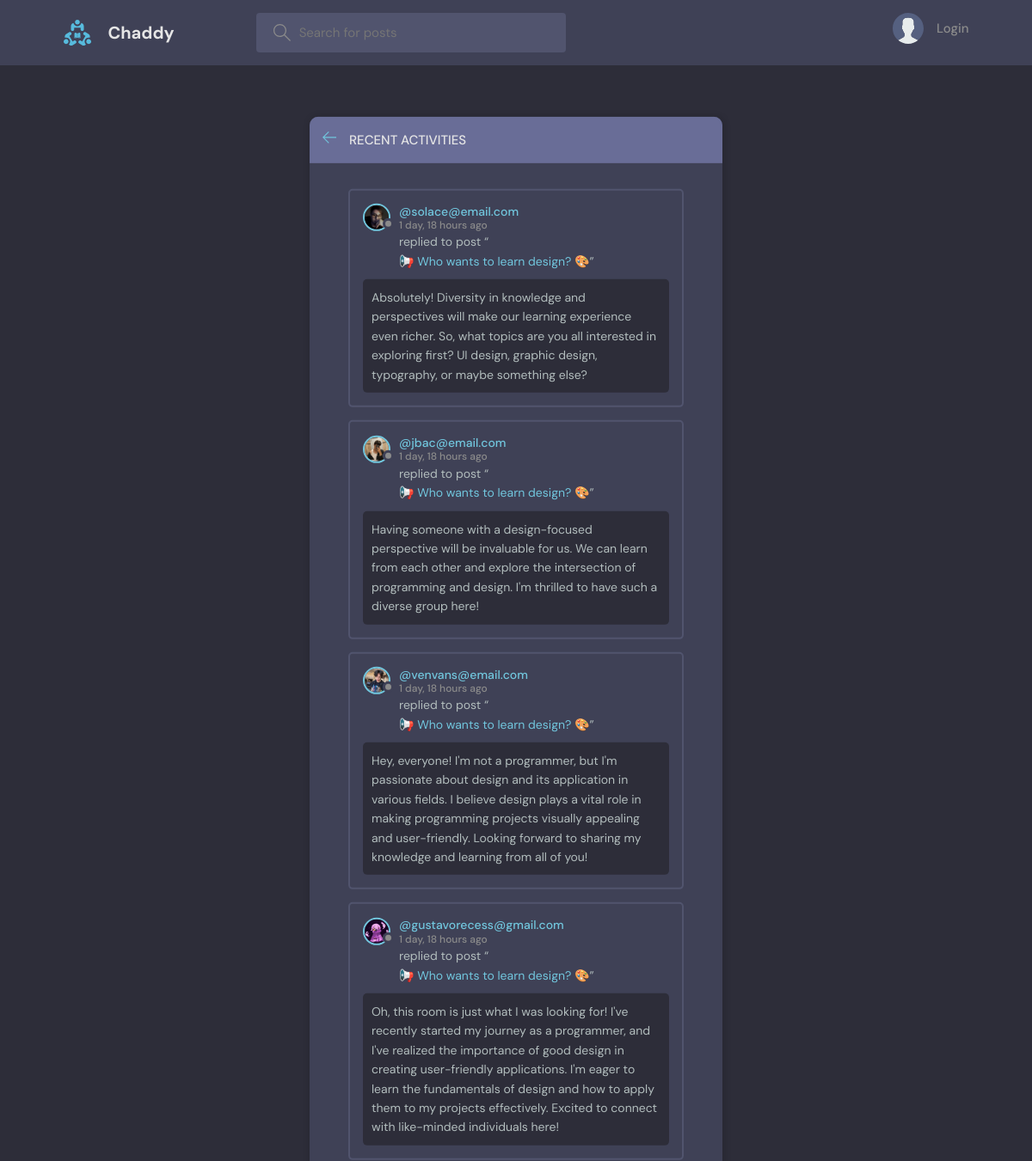
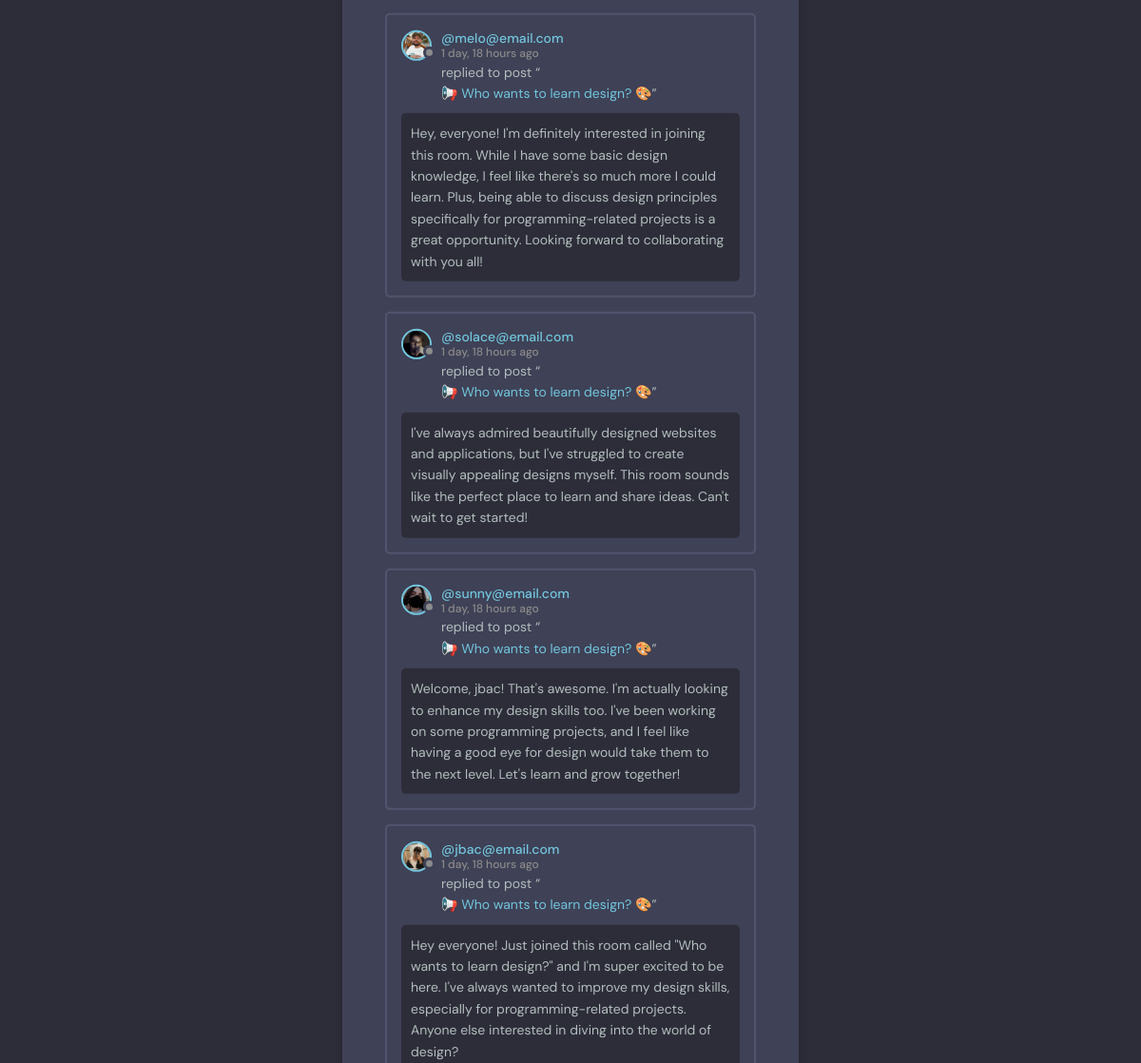
The page /activity/ on the database its author committed (2 pictures, top to bottom).
### base/models.py (models this page shows, shortened)
class Message(models.Model):
    user = models.ForeignKey(User, on_delete=models.CASCADE)
    room = models.ForeignKey(Room, on_delete=models.CASCADE)
    body = models.TextField()
    updated = models.DateTimeField(auto_now=True)
    created = models.DateTimeField(auto_now_add=True)
    class Meta:
        ordering = ['-updated', '-created']

class User(AbstractUser):
    name = models.CharField(max_length=200, null=True)
    email = models.EmailField(unique=True, null=True)
    bio = models.TextField(null=True)
    avatar = models.ImageField(null=True, default="avatar.svg")
    USERNAME_FIELD = 'email'
    REQUIRED_FIELDS = []

class Room(models.Model):
    host = models.ForeignKey(User, on_delete=models.SET_NULL, null=True)
    topic = models.ForeignKey(Topic, on_delete=models.SET_NULL, null=True)
    name = models.CharField(max_length=200)
    description = models.TextField(null=True, blank=True)
    participants = models.ManyToManyField(
        User, related_name='participants', blank=True)
    updated = models.DateTimeField(auto_now=True)
    created = models.DateTimeField(auto_now_add=True)
    class Meta:
        ordering = ['-updated', '-created']
    def __str__(self):
        return self.name

### base/views.py (the view)
# urls.py: path('activity/', views.activityPage, name="activity"),
def activityPage(request):
    room_messages = Message.objects.all()
    return render(request, 'base/activity.html', {'room_messages': room_messages})

### base/templates/base/activity.html (shortened to what this page needs)
{% extends 'main.html' %}
{% block content %}
<main class="layout">
  <div class="container">
    <div class="layout__box">
      <div class="layout__boxHeader">
        <div class="layout__boxTitle">
          <a href="{% url 'home' %}">
            <svg version="1.1" xmlns="http://www.w3.org/2000/svg" width="32" height="32" viewBox="0 0 32 32">
              <title>arrow-left</title>
              <path
                d="M13.723 2.286l-13.723 13.714 13.719 13.714 1.616-1.611-10.96-10.96h27.625v-2.286h-27.625l10.965-10.965-1.616-1.607z">
              </path>
              </path>
            </svg>
          </a>
          <h3>Recent Activities</h3>
        </div>
      </div>
      <div class="activities-page layout__body">
        {% for message in room_messages %}
        <div class="activities__box">
          <div class="activities__boxHeader roomListRoom__header">
            <a href="{% url 'user-profile' message.user.id %}" class="roomListRoom__author">
              <div class="avatar avatar--small">
                <img src="{{message.user.avatar.url}}" />
              </div>
              <p>
                @{{message.user}}
                <span>{{message.created|timesince}} ago</span>
              </p>
            </a>
          </div>
          <div class="activities__boxContent">
            <p>replied to post “<a href="{% url 'room' message.room.id %}">{{message.room}}</a>”</p>
            <div class="activities__boxRoomContent">
              {{message.body}}
            </div>
          </div>
        </div>
        {% endfor %}
      </div>
    </div>
  </div>
</main>
{% endblock content %}

### static/styles/style.css (style rules this page uses)
:root { --color-main: #71c6dd; --color-main-light: #e1f6fb; --color-dark: #3f4156; --color-dark-medium: #51546e; --color-dark-light: #696d97; --color-light: #e5e5e5; --color-gray: #8b8b8b; --color-light-gray: #b2bdbd; --color-bg: #2d2d39; --color-success: #5dd693; --color-error: #fc4b0b; }
* { font-family: "DM Sans", -apple-system, BlinkMacSystemFont, "Segoe UI", Roboto, Oxygen, Ubuntu, Cantarell, "Open Sans", "Helvetica Neue", sans-serif; margin: 0; padding: 0; box-sizing: border-box; text-rendering: optimizeLegibility; font-size: inherit; }
html { font-size: 56.25%; }
@media only screen and (min-width: 1200px) { html { font-size: 62.5%; } }
body { line-height: 1.6; font-weight: 400; font-size: 1.5rem; color: var(--color-light-gray); background-color: var(--color-bg); min-height: 100vh; }
img { width: 100%; }
a { display: inline-block; color: var(--color-main); text-decoration: none; }
.container { max-width: 120rem; width: 90%; margin: auto; }
.avatar { position: relative; display: inline-block; border-radius: 50%; border: 2px solid var(--color-main); }
.avatar img { display: block; border-radius: 50%; object-fit: cover; object-position: center; }
.avatar::after { content: ""; display: block; position: absolute; background-color: var(--color-gray); z-index: 111; border-radius: 50%; border: 0.3rem solid var(--color-dark); }
.avatar.avatar--small img { width: 2.8rem; height: 2.8rem; }
.avatar.avatar--small:after { width: 0.7rem; height: 0.7rem; bottom: 0px; right: -6px; }
.layout { margin-top: 2.4rem; }
.layout > .container { display: flex; justify-content: space-between; align-items: flex-start; }
.layout__box { width: 90%; max-width: 48rem; min-height: 40rem; position: absolute; top: 50%; left: 50%; transform: translate(-50%, -46%); background-color: var(--color-dark); border-radius: 1rem; box-shadow: 1px 1px 6px 3px rgba(0, 0, 0, 0.1); overflow: hidden; }
.layout__boxHeader { display: flex; padding: 1.5rem; background-color: var(--color-dark-light); }
.layout__boxTitle { display: flex; gap: 1.5rem; align-items: center; }
.layout__boxTitle h3 { text-transform: uppercase; font-weight: 500; color: var(--color-light); }
.layout__boxTitle svg { width: 1.6rem; height: 1.6rem; fill: var(--color-main); }
.layout__body { margin: 3rem; }
.roomListRoom__header { display: flex; justify-content: space-between; align-items: center; }
.roomListRoom__author { font-weight: 500; display: flex; align-items: center; gap: 1rem; }
.activities__box { margin: 1.5rem; padding: 1.5rem; border: 2px solid var(--color-dark-medium); border-radius: 5px; }
.activities__boxHeader p { font-size: 1.4rem; line-height: 1.3; }
.activities__boxHeader p span { color: var(--color-gray); font-size: 1.2rem; display: block; }
.activities__boxContent { margin-left: 4.2rem; }
.activities__boxContent { font-size: 1.4rem; }
.activities__boxRoomContent { background: var(--color-bg); padding: 1rem; border-radius: 5px; margin-top: 1rem; margin-left: -4.2rem; }

### rows shown on the page
Message: user.avatar (picture), user "solace@email.com", created "1 day, 18 hours", room "📢 Who wants to learn design? 🎨", body "Absolutely! Diversity in knowledge and perspectives will make our learning experience even richer. So, what topics are you all interested in exploring first? UI design, graphic design, typography, or maybe something else?"
Message: user.avatar (picture), user "jbac@email.com", created "1 day, 18 hours", room "📢 Who wants to learn design? 🎨", body "Having someone with a design-focused perspective will be invaluable for us. We can learn from each other and explore the intersection of programming and design. I'm thrilled to have such a diverse group here!"
Message: user.avatar (picture), user "venvans@email.com", created "1 day, 18 hours", room "📢 Who wants to learn design? 🎨", body "Hey, everyone! I'm not a programmer, but I'm passionate about design and its application in various fields. I believe design plays a vital role in making programming projects visually appealing and user-friendly. Looking forward to sharing my knowledge and learning from all of you!"
Message: user.avatar (placeholder picture), user "gustavorecess@gmail.com", created "1 day, 18 hours", room "📢 Who wants to learn design? 🎨", body "Oh, this room is just what I was looking for! I've recently started my journey as a programmer, and I've realized the importance of good design in creating user-friendly applications. I'm eager to learn the fundamentals of design and how to apply them to my projects effectively. Excited to connect with like-minded individuals here!"
Message: user.avatar (picture), user "melo@email.com", created "1 day, 18 hours", room "📢 Who wants to learn design? 🎨", body "Hey, everyone! I'm definitely interested in joining this room. While I have some basic design knowledge, I feel like there's so much more I could learn. Plus, being able to discuss design principles specifically for programming-related projects is a great opportunity. Looking forward to collaborating with you all!"
Message: user.avatar (picture), user "solace@email.com", created "1 day, 18 hours", room "📢 Who wants to learn design? 🎨", body "I've always admired beautifully designed websites and applications, but I've struggled to create visually appealing designs myself. This room sounds like the perfect place to learn and share ideas. Can't wait to get started!"
Message: user.avatar (picture), user "sunny@email.com", created "1 day, 18 hours", room "📢 Who wants to learn design? 🎨", body "Welcome, jbac! That's awesome. I'm actually looking to enhance my design skills too. I've been working on some programming projects, and I feel like having a good eye for design would take them to the next level. Let's learn and grow together!"
Message: user.avatar (picture), user "jbac@email.com", created "1 day, 18 hours", room "📢 Who wants to learn design? 🎨", body "Hey everyone! Just joined this room called \"Who wants to learn design?\" and I'm super excited to be here. I've always wanted to improve my design skills, especially for programming-related projects. Anyone else interested in diving into the world of design?"
